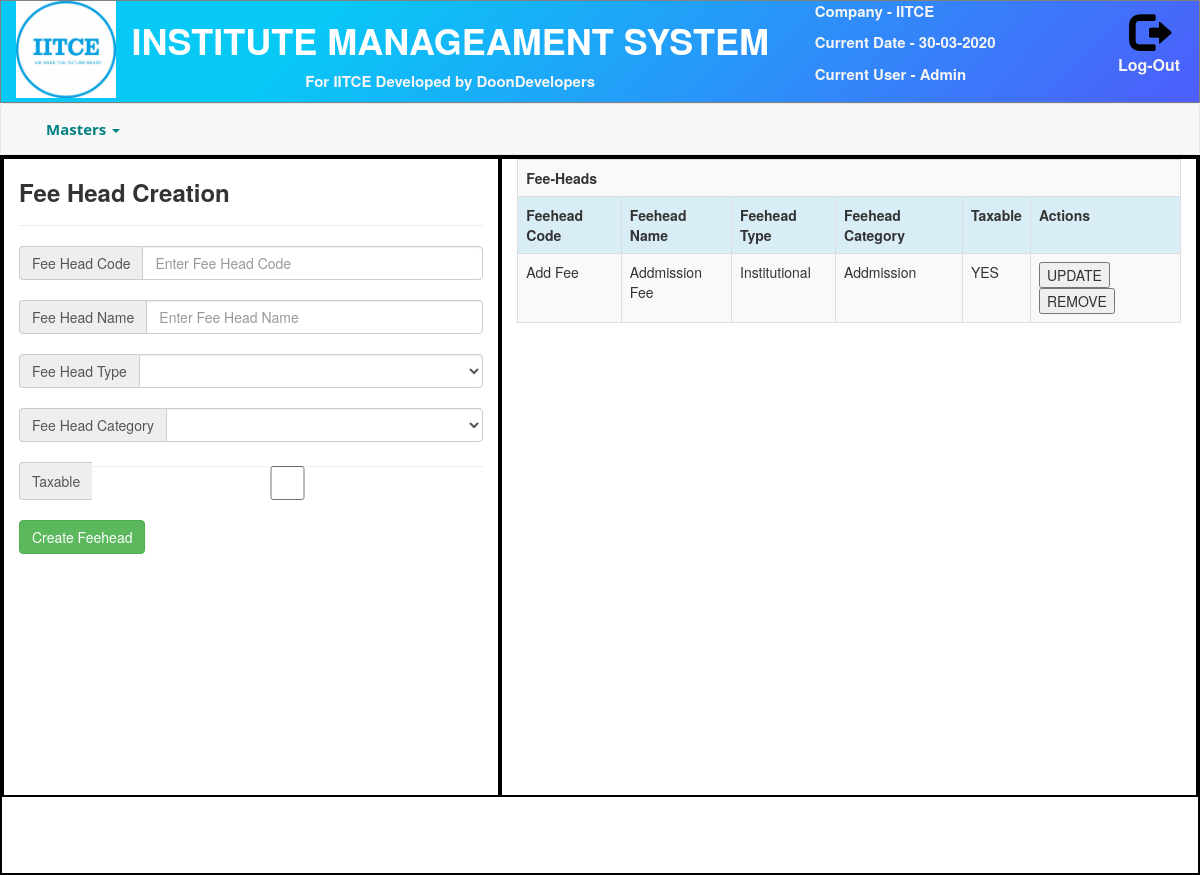
Before: /views/feeheadmaster.php (signed in) with the older database file.
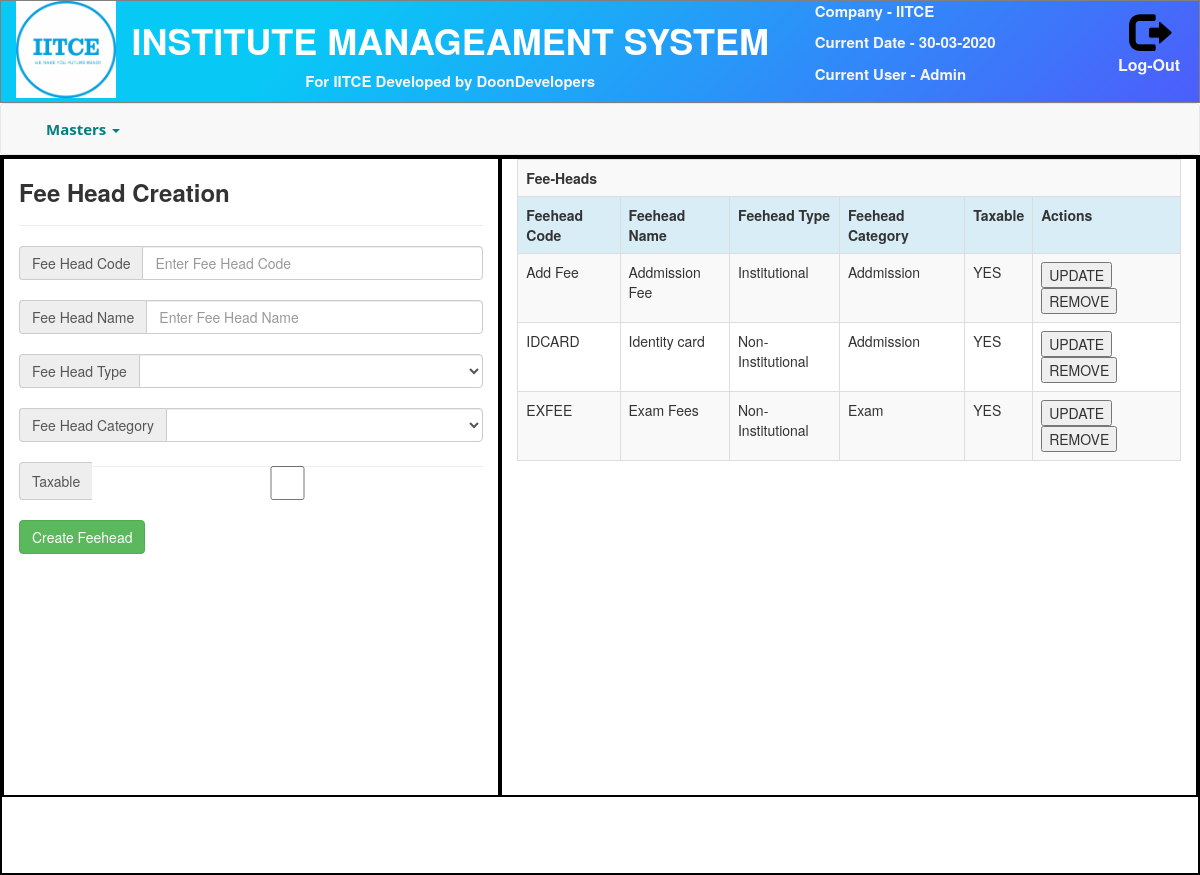
After: the same page with the newer database file.
### tables this page shows
CREATE TABLE `menu` (
  `menu_id` int(10) NOT NULL,
  `menu_position` int(10) DEFAULT NULL COMMENT 'falls under wich menu contains menu_id',
  `menu_head` varchar(255) NOT NULL COMMENT 'Name of menu head',
  `menu_type` int(10) NOT NULL COMMENT '0 - main 1-dropdown',
  `link` varchar(255) NOT NULL,
  `icon` varchar(255) NOT NULL,
  `admin` int(10) NOT NULL COMMENT '0 - false  1 - true',
  `admin_manager` int(10) NOT NULL COMMENT '0 - false  1 - true',
  `subadmin` int(10) NOT NULL COMMENT '0 - false  1 - true',
  `subadmin_manager` int(10) NOT NULL COMMENT '0 - false  1 - true'
);

CREATE TABLE `fee_head` (
  `id` int(255) NOT NULL,
  `fee_head_code` varchar(255) NOT NULL,
  `fee_head_name` varchar(255) NOT NULL,
  `fee_head_type` varchar(255) NOT NULL,
  `fee_head_category` varchar(255) NOT NULL,
  `taxable` int(10) NOT NULL DEFAULT 0 COMMENT '0-false 1-true'
);

### library/database/config.php (called while the page is built, shortened)
<?php
    $menu = "menu";
    $fee_head = "fee_head";
?>

### library/menu_generation.php (the view, shortened to what this page needs)
<?php
    $user_access = $_SESSION['user_access'];
    include_once("../library/database/config.php");
    $sql = "SELECT * FROM $menu where $user_access = 1 AND menu_position = 0";
    $query = mysqli_query($conn, $sql);
    if ($query) {
        while($result = mysqli_fetch_assoc($query)){
            $menu_head = $result['menu_head'];
            echo '
            <li class="dropdown">
            <a href="" class="dropdown-toggle" data-toggle="dropdown" role="button" aria-haspopup="true" aria-expanded="false">'.$menu_head .' <span class="caret"></span></a>
                <ul class="dropdown-menu">
            ';
            echo '
                </ul>
            </li>
            ';
        }
    } else {
    }
?>

### views/template/header.php (shortened to what this page needs)
<!DOCTYPE html>
<html lang="en">
<head>
    <link rel="stylesheet" href="../assets/normalize-css/normalize.css">
    <link rel="stylesheet" href="../assets/bootstrap-3.4.1-dist/css/bootstrap.min.css">
    <link rel="stylesheet" href="../assets/css/main.css">
</head>
<body>
    <div class="container-fluid" id="top-header">
        <div class="row">
            <div class="col-sm-1">
                <img src="../assets/images/iitce_logo.png" alt="IITCE LOGO" width="100px">
            </div>
            <div class="col-sm-7" style="text-align:center;">
                <h1 style="font-weight:bold;color:white;">INSTITUTE MANAGEAMENT SYSTEM</h1>
                <p>For IITCE Developed by DoonDevelopers</p>
            </div>
            <div class="col-sm-3">
                <p>Company - IITCE</p>
                <p>Current Date - <?php echo date("d-m-Y"); ?></p>
                <p>Current User - Admin</p>
            </div>
            <div class="col-sm-1" style="text-align:center;">
                <span class="glyphicon glyphicon-log-out" aria-hidden="true" style="font-size:40px;color:black;"></span>
                <p style="font-size:16px;">Log-Out</p>
            </div>
        </div>
    </div>
    <nav class="navbar navbar-default">
    <div class="container-fluid">
        <div class="collapse navbar-collapse" id="bs-example-navbar-collapse-1">
        <ul class="nav navbar-nav">
            <?php
                include_once("../library/menu_generation.php");
            ?>
        </ul>
        </div>
    </div>
    </nav>

### views/feeheadmaster.php (shortened to what this page needs)
<?php
    include_once("./template/header.php");
    include_once("../library/feeheadmaster.php");
?>
<div class="container-fluid" style="height:90vh;border:2px solid black;">
    <div class="row">
        <div class="col-sm-5" style="height:80vh;border:2px solid black;">
            <?php
                if(!isset($_POST['update'])){
            ?>
            <h3 class="page-info">Fee Head Creation</h3>
            <hr>
            <form action="" method="POST">
                <div class="input-group">
                    <span class="input-group-addon" id="basic-addon1">Fee Head Code</span>
                    <input type="text" class="form-control" name="feehead_code" placeholder="Enter Fee Head Code" aria-describedby="basic-addon1" required>
                </div>
                <br>
                <div class="input-group">
                    <span class="input-group-addon" id="basic-addon2">Fee Head Name</span>
                    <input type="text" class="form-control" name="feehead_name" placeholder="Enter Fee Head Name" aria-describedby="basic-addon2" required>
                </div>
                <br>
                <div class="input-group">
                    <span class="input-group-addon" id="basic-addon3">Fee Head Type</span>
                   <select class="form-control" name="feehead_type" id="" aria-describedby="basic-addon3" required>
                        <option></option>
                        <option value="Institutional">Institutional</option>
                    </select>
                </div>
                <br>
                <div class="input-group">
                    <span class="input-group-addon" id="basic-addon4">Fee Head Category</span>
                    <select class="form-control" name="feehead_category" id="" aria-describedby="basic-addon4" required>
                        <option></option>
                        <option value="Installment">Installment</option>
                    </select>
                </div>
                <br>
                <div class="input-group">
                    <span class="input-group-addon" id="basic-addon5">Taxable</span>
                    <input type="checkbox" class="form-control" name="feehead_tax" aria-describedby="basic-addon5">
                </div>
                <br>
                <button class="btn btn-success" type="submit" name="new">Create Feehead</button>
            </form>
            <?php
                }
            ?>
        </div>
        <div class="col-sm-7" style="height:80vh;;border:2px solid black;">
            <table class="table table-bordered table-striped table-responsive">
                <tr>
                    <th colspan="6">Fee-Heads</th>
                </tr>
                <tr class="info">
                    <th>Feehead Code</th>
                    <th>Feehead Name</th>
                    <th>Feehead Type</th>
                    <th>Feehead Category</th>
                    <th>Taxable</th>
                    <th>Actions</th>
                </tr>
                <?php
                    fetchfeehead();
                ?>
            </table>
        </div>
    </div>
</div>
<?php
    include_once("./template/footer.php");
?>

### library/feeheadmaster.php (shortened to what this page needs)
<?php
    function fetchfeehead()
    {
        include ("../library/database/config.php");
        $sql = "SELECT * FROM $fee_head ";
        $query = mysqli_query($conn, $sql);
        if($query){
            if (mysqli_num_rows($query) > 0) {
                while($row = mysqli_fetch_assoc($query)){
                    $id = $row['id'];
                    $code = $row['fee_head_code'];
                    $name = $row['fee_head_name'];
                    $type = $row['fee_head_type'];
                    $category = $row['fee_head_category'];
                    $tax = $row['taxable'];
                    if ($tax == 1) {
                        $tax = "YES";
                    }else{
                        $tax = "NO";
                    }
                    echo '
                        <tr>
                            <td>'.$code.'</td>
                            <td>'.$name.'</td>
                            <td>'.$type.'</td>
                            <td>'.$category.'</td>
                            <td>'.$tax.'</td>
                            <td>
                                <form method="POST">
                                    <button type="submit" name="update" value="'.$id.'">UPDATE</button>
                                    <button type="submit" name="delete" value="'.$id.'">REMOVE</button>
                                </form>
                            </td>
                        </tr>
                    ';
                }
            }else{
                echo "<tr><td colspan='6'>No Data Found</td></tr>";
            }
        }else{
            echo "<tr><td colspan='6'>Error Occured</td></tr>";
        }
    }
?>

### views/template/footer.php (shortened to what this page needs)
</body>
</html>

### assets/css/main.css (style rules this page uses)
#top-header { background-color: #4d5dfb; background-image: linear-gradient(315deg, #4d5dfb 0%, #08c8f6 74%); border: 1px gray solid; }
#top-header p { font-weight: bold; font-size: 15px; color: whitesmoke; }
nav { margin-bottom: 0px !important; }
nav li a { color: teal !important; font-family: 'Segoe UI', Tahoma, Geneva, Verdana, sans-serif; font-size: 15px; font-weight: 600; }
.page-info { font-weight: 700 !important; }

Changed rows visible on the page:
added fee_head: fee_head_code "IDCARD", fee_head_name "Identity card", fee_head_type "Non-Institutional", fee_head_category "Addmission", taxable "YES", $id 9 (drawn)
added fee_head: fee_head_code "EXFEE", fee_head_name "Exam Fees", fee_head_type "Non-Institutional", fee_head_category "Exam", taxable "YES", $id 10 (drawn)
